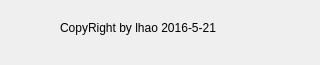
<?xml version="1.0" encoding="UTF-8"?>
<ui version="4.0">
 <class>about_dialog</class>
 <widget class="QDialog" name="about_dialog">
  <property name="geometry">
   <rect>
    <x>0</x>
    <y>0</y>
    <width>320</width>
    <height>65</height>
   </rect>
  </property>
  <property name="windowTitle">
   <string>About</string>
  </property>
  <widget class="QLabel" name="label">
   <property name="geometry">
    <rect>
     <x>60</x>
     <y>20</y>
     <width>181</width>
     <height>16</height>
    </rect>
   </property>
   <property name="text">
    <string>CopyRight by lhao 2016-5-21</string>
   </property>
   <property name="wordWrap">
    <bool>false</bool>
   </property>
  </widget>
 </widget>
 <resources/>
 <connections/>
</ui>
